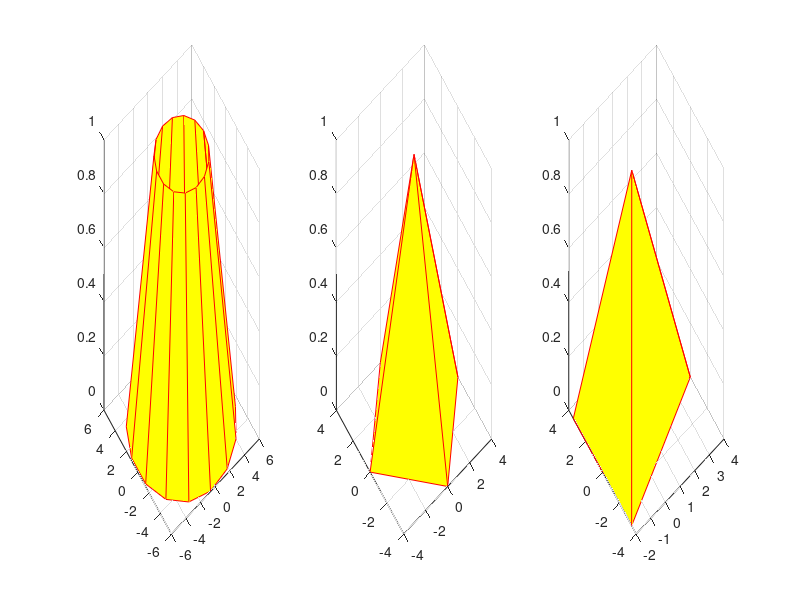

The MATLAB source for this figure:

r=[6,3];
n=15;
subplot(1,3,1)
[X,Y,Z]=cylinder(r,n);
h=surf(X,Y,Z);
set(h, 'EdgeColor','r');
set(h, 'FaceColor','y');
pause(2)

r=[4,0];
n=4;
subplot(1,3,2)
[X,Y,Z]=cylinder(r,n);
h=surf(X,Y,Z);
set(h, 'EdgeColor','r');
set(h, 'FaceColor','y');
pause(2)

r=[4,0];
n=3;
subplot(1,3,3)
[X,Y,Z]=cylinder(r,n);
h=surf(X,Y,Z);
set(h, 'EdgeColor','r');
set(h, 'FaceColor','y');
pause(2)



